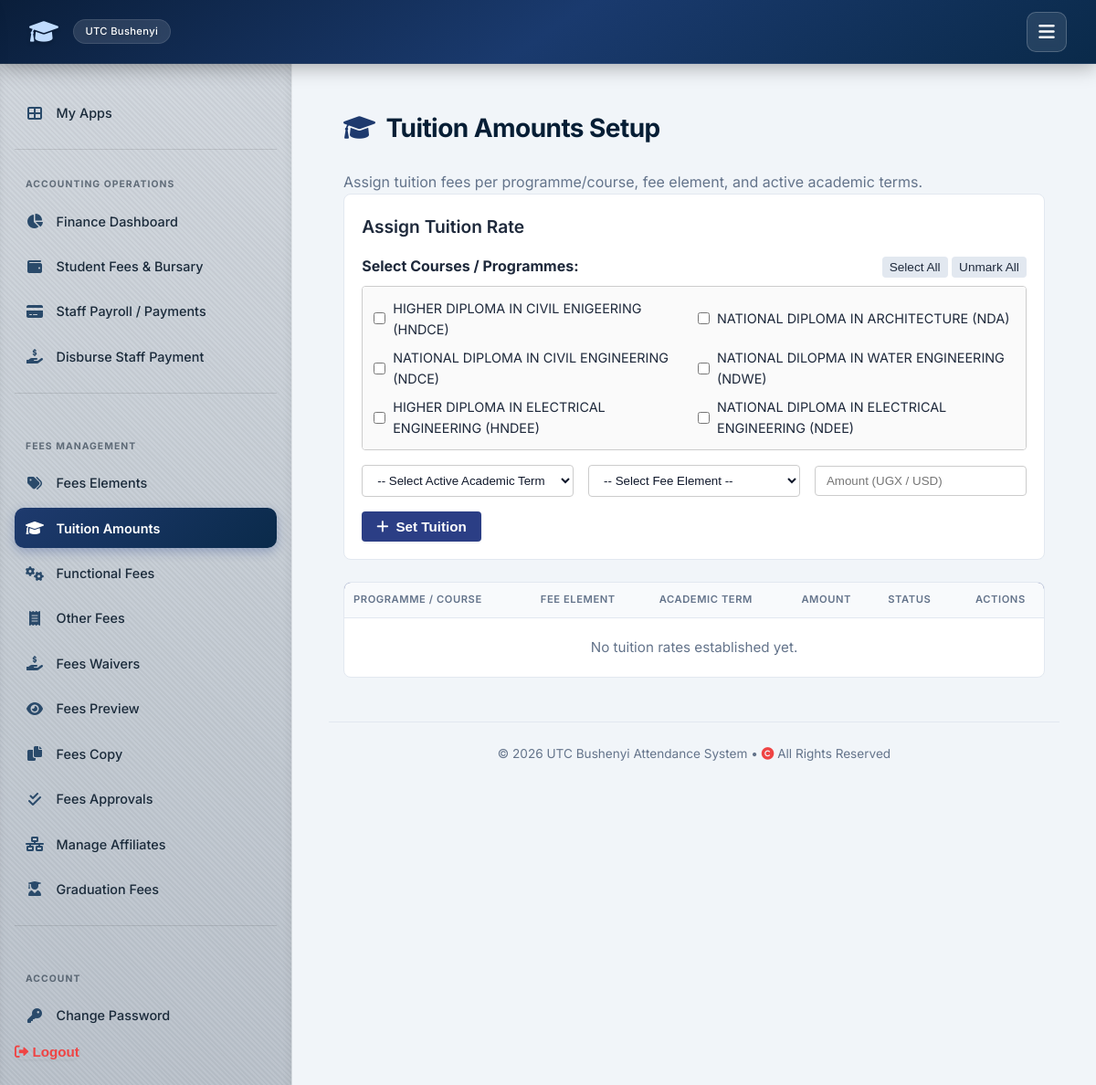
Screenshot of /fees/tuition/ (signed in) with the database file from the repository.
### attendance/models.py (models this page shows, shortened)
class Course(models.Model):
    APPROVAL_STATUS_CHOICES = [
        ('PENDING', 'Pending'),
        ('APPROVED', 'Approved'),
        ('REJECTED', 'Rejected'),
    ]
    STUDY_LEVEL_CHOICES = [
        ('CERTIFICATE', 'Certificate'),
        ('DIPLOMA', 'Diploma'),
        ('HIGHER DIPLOMA', 'Higher Diploma'),
        ('DEGREE', 'Degree'),
    ]
    code = models.CharField(max_length=20, primary_key=True, help_text="Maps to 'programme_code'.")
    name = models.CharField(max_length=255, help_text="Maps to 'programme_title'.")
    department = models.ForeignKey(Department, on_delete=models.SET_NULL, null=True, blank=True, related_name='courses')
    is_modular = models.BooleanField(
        default=False,
        help_text="Maps to 'is_modular' - whether the programme can be taken/enrolled module-by-module rather than as a full programme."
    )
    create_approval_status = models.CharField(
        max_length=20, choices=APPROVAL_STATUS_CHOICES, default='PENDING',
        help_text="Maps to 'create_approval_status' - approval state of this programme record in the source system."
    )
    duration_measure = models.CharField(
        max_length=20, default='YEAR', blank=True, null=True,
        help_text="Maps to 'duration_measure', e.g. YEAR. The unit that ProgrammeSetting.duration_years is counted in."
    )
    duration_measure_source_id = models.CharField(
        max_length=20, blank=True, null=True,
        help_text="Maps to 'duration_measure_id' - the source system's internal lookup id for duration_measure."
    )
    duration_measure_label = models.CharField(
        max_length=50, blank=True, null=True,
        help_text="Maps to 'duration_measure_label'. Always blank in the ALL_Programmes export seen so far, kept for forward compatibility."
    )
    study_level = models.CharField(
        max_length=30, choices=STUDY_LEVEL_CHOICES, blank=True, null=True,
        help_text="Maps to 'study_level', e.g. DIPLOMA, HIGHER DIPLOMA, CERTIFICATE."
    )
    study_level_source_id = models.CharField(
        max_length=20, blank=True, null=True,
        help_text="Maps to 'programme_study_level_id' - the source system's internal lookup id for study_level."
    )
    study_level_label = models.CharField(
        max_length=50, blank=True, null=True,
        help_text="Maps to 'study_level_label'. Always blank in the ALL_Programmes export seen so far, kept for forward compatibility."
    )
    award = models.CharField(
        max_length=100, blank=True, null=True,
        help_text="Maps to 'award' - the qualification awarded on completion. Mirrors study_level in the exports seen so far, but modelled separately since the source treats them as distinct fields."
    )
    award_label = models.CharField(
        max_length=100, blank=True, null=True,
        help_text="Maps to 'award_label'. Always blank in the ALL_Programmes export seen so far, kept for forward compatibility."
    )
    version_title = models.CharField(
        max_length=100, blank=True, null=True,
        help_text="Maps to 'version_title' - curriculum version label from the source system, when set."
    )

### attendance/views_admin.py (the view, shortened to what this page needs)
# urls.py: path('fees/tuition/', views_admin.tuition_amounts, name='tuition_amounts'),
@login_required
def tuition_amounts(request):
    tuitions = TuitionAmount.objects.select_related('course', 'term').all()
    courses = Course.objects.all()
    terms = AcademicTerm.objects.filter(is_current=True)
    fee_elements = FeeElement.objects.all()
    context = {
        'tuitions': tuitions,
        'courses': courses,
        'terms': terms,
        'fee_elements': fee_elements,
        'active_tab': 'tuition'
    }
    return render(request, 'attendance/tuition_amounts.html', context)

### attendance/context_processors.py (called while the page is built)
def institution_info(request):
    return {'institution': Institution.objects.first()}

### templates/attendance/tuition_amounts.html (shortened to what this page needs)
{% extends 'attendance/base.html' %}
{% block content %}
{% block sidebar %}
{% include "attendance/sidebar.html" %}
{% endblock %}
<div style="display: flex; gap: 1.5rem;">
    <div style="flex: 1; padding: 1rem;">
        <h2><i class="fas fa-graduation-cap"></i> Tuition Amounts Setup</h2>
        <p style="color: var(--text-muted);">Assign tuition fees per programme/course, fee element, and active academic terms.</p>
        <div style="margin-bottom: 1.5rem; background: #ffffff; padding: 1.2rem; border-radius: 8px; border: 1px solid var(--border);">
            <h3>Assign Tuition Rate</h3>
            <form method="POST" style="display: flex; flex-direction: column; gap: 1rem; margin-top: 1rem;">
                <div>
                    <div style="display: flex; justify-content: space-between; align-items: center; margin-bottom: 0.5rem;">
                        <label style="font-weight: bold; color: #1e293b;">Select Courses / Programmes:</label>
                        <div>
                            <button type="button" onclick="selectAllCourses(true)" class="action-btn" style="background: #e2e8f0; color: #1e293b;">Select All</button>
                            <button type="button" onclick="selectAllCourses(false)" class="action-btn" style="background: #e2e8f0; color: #1e293b;">Unmark All</button>
                        </div>
                    </div>
                    <div class="course-grid">
                        {% for c in courses %}
                        <label class="course-item">
                            <input type="checkbox" name="courses" value="{{ c.code }}" class="course-checkbox">
                            <span>{{ c.name }} ({{ c.code }})</span>
                        </label>
                        {% empty %}
                        <p style="color: #64748b; margin: 0;">No courses registered.</p>
                        {% endfor %}
                    </div>
                </div>
                <div style="display: flex; gap: 1rem; flex-wrap: wrap; align-items: center;">
                    <select name="term" required style="padding: 8px 12px; border-radius: 4px; border: 1px solid #ccc; flex: 1; min-width: 200px;">
                        <option value="" style="color: #0f172a; background-color: #ffffff;">-- Select Active Academic Term --</option>
                    </select>
                    <select name="fee_element" required style="padding: 8px 12px; border-radius: 4px; border: 1px solid #ccc; flex: 1; min-width: 200px;">
                        <option value="" style="color: #0f172a; background-color: #ffffff;">-- Select Fee Element --</option>
                    </select>
                    <input type="number" step="0.01" name="amount" placeholder="Amount (UGX / USD)" required style="padding: 8px 12px; border-radius: 4px; border: 1px solid #ccc; flex: 1; min-width: 160px;">
                    <button type="submit" class="btn" style="background: #2b3e85; color: white; padding: 8px 16px; border-radius: 4px; border: none; cursor: pointer; white-space: nowrap;">
                        <i class="fas fa-plus"></i> Set Tuition
                    </button>
                </div>
            </form>
        </div>
        <div style="background: #ffffff; border: 1px solid var(--border); border-radius: 8px; overflow: hidden;">
            <table style="width: 100%; border-collapse: collapse;">
                <thead>
                    <tr style="background: #2b3e85; color: white; text-align: left;">
                        <th style="padding: 10px;">Programme / Course</th>
                        <th style="padding: 10px;">Fee Element</th>
                        <th style="padding: 10px;">Academic Term</th>
                        <th style="padding: 10px;">Amount</th>
                        <th style="padding: 10px;">Status</th>
                        <th style="padding: 10px; text-align: center;">Actions</th>
                    </tr>
                </thead>
                <tbody>
                    {% for t in tuitions %}
                    <tr style="border-bottom: 1px solid #e2e8f0; color: #1e293b;">
                        <td style="padding: 10px; font-weight: bold;">{{ t.course.name }} ({{ t.course.code }})</td>
                        <td style="padding: 10px;">{{ t.fee_element.name|default:"Standard Tuition" }}</td>
                        <td style="padding: 10px;">{{ t.term }}</td>
                        <td style="padding: 10px;">{{ t.amount }}</td>
                        <td style="padding: 10px;">
                            <span style="padding: 3px 8px; border-radius: 12px; font-size: 0.8rem; background: #d1fae5; color: #065f46;">Configured</span>
                        </td>
                        <td style="padding: 10px; text-align: center;">
                            <select onchange="handleAction(this, '{{ t.id }}', '{{ t.amount }}', '{{ t.course.name|escapejs }}', '{{ t.fee_element_id }}')" style="padding: 4px 8px; border-radius: 4px; border: 1px solid #ccc; cursor: pointer;">
                                <option value="">-- Action --</option>
                                <option value="edit">Edit Amount</option>
                                <option value="delete">Delete</option>
                            </select>
                            <form id="delete-form-{{ t.id }}" method="POST" style="display: none;">
                                {% csrf_token %}
                                <input type="hidden" name="action" value="delete">
                                <input type="hidden" name="tuition_id" value="{{ t.id }}">
                            </form>
                        </td>
                    </tr>
                    {% empty %}
                    <tr>
                        <td colspan="6" style="padding: 20px; text-align: center; color: #64748b;">No tuition rates established yet.</td>
                    </tr>
                    {% endfor %}
                </tbody>
            </table>
        </div>
    </div>
</div>
{% endblock %}

### static/style.css (style rules this page uses)
:root { --primary: #0f3b3e; --primary-dark: #0c4e6d ; --primary-light: #e6f4f1; --secondary: #2c6e6b; --accent: #3b82f6; --success: #10b981; --success-light: #d1fae5; --danger: #ef4444; --danger-light: #fee2e2; --warning: #f59e0b; --warning-light: #fef3c7; --info: #3b82f6; --info-light: #dbeafe; --bg-main: #f1f5f9; --surface: #ffffff; --surface-hover: #f8fafc; --text-main: #0f172a; --text-muted: #64748b; --border: #e2e8f0; --shadow-sm: 0 1px 3px rgba(0,0,0,0.06); --shadow: 0 4px 12px rgba(0,0,0,0.08); --shadow-lg: 0 10px 30px rgba(0,0,0,0.12); --radius: 16px; --radius-sm: 10px; --transition: all 0.25s cubic-bezier(0.4, 0, 0.2, 1); --font: 'Inter', -apple-system, BlinkMacSystemFont, 'Segoe UI', Roboto, Helvetica, Arial, sans-serif; --nav-height: 70px; --sidebar-width: 320px; }
* { box-sizing: border-box; margin: 0; padding: 0; }
body { font-family: var(--font); background: var(--bg-main); color: var(--text-main); line-height: 1.6; min-height: 100vh; display: flex; flex-direction: column; }
h2 { font-size: 1.75rem; font-weight: 700; color: var(--primary-dark); margin-bottom: 1.5rem; letter-spacing: -0.02em; display: flex; align-items: center; gap: 0.75rem; }
h2 i { color: var(--secondary); }
h3 { font-size: 1.2rem; font-weight: 600; margin-bottom: 1rem; color: var(--text-main); }
table { width: 100%; border-collapse: collapse; font-size: 0.95rem; }
th, td { padding: 0.9rem 1.2rem; text-align: left; border-bottom: 1px solid var(--border); }
th { background: #f8fafc; font-weight: 600; color: var(--text-muted); text-transform: uppercase; font-size: 0.7rem; letter-spacing: 0.05em; }
tr:last-child td { border-bottom: none; }
tbody tr { transition: var(--transition); }
.btn { display: inline-flex; align-items: center; justify-content: center; gap: 0.5rem; background: linear-gradient(135deg, var(--secondary), var(--primary)); color: #fff; padding: 0.75rem 1.8rem; border: none; border-radius: 50px; font-weight: 600; font-size: 0.95rem; cursor: pointer; transition: var(--transition); box-shadow: var(--shadow-sm); text-decoration: none; }

### templates/attendance/base.html (style rules this page uses)
:root { --primary: #0a2a4a; --primary-dark: #061e35; --primary-light: #e6eff9; --secondary: #1e3a6e; --accent: #3b82f6; --success: #3b82f6; --success-light: #dbeafe; --danger: #ef4444; --danger-light: #fee2e2; --warning: #f59e0b; --warning-light: #fef3c7; --info: #3b82f6; --info-light: #dbeafe; --bg-main: #f1f5f9; --surface: #ffffff; --surface-hover: #f8fafc; --text-main: #1e293b; --text-muted: #64748b; --border: #e2e8f0; --shadow-sm: 0 1px 3px rgba(0,0,0,0.06); --shadow: 0 4px 12px rgba(0,0,0,0.08); --shadow-lg: 0 10px 30px rgba(0,0,0,0.12); --radius: 16px; --radius-sm: 10px; --transition: all 0.25s cubic-bezier(0.4, 0, 0.2, 1); --font: 'Inter', -apple-system, BlinkMacSystemFont, 'Segoe UI', Roboto, Helvetica, Arial, sans-serif; --nav-height: 70px; }
* { box-sizing: border-box; margin: 0; padding: 0; }
body { font-family: var(--font); background: var(--bg-main); color: var(--text-main); line-height: 1.6; min-height: 100vh; display: flex; flex-direction: column; }
h2 { font-size: 1.75rem; font-weight: 700; color: var(--primary-dark); margin-bottom: 1.5rem; letter-spacing: -0.02em; display: flex; align-items: center; gap: 0.75rem; }
h2 i { color: var(--secondary); }
h3 { font-size: 1.2rem; font-weight: 600; margin-bottom: 1rem; color: var(--text-main); }
table { width: 100%; border-collapse: collapse; font-size: 0.95rem; }
th, td { padding: 0.9rem 1.2rem; text-align: left; border-bottom: 1px solid var(--border); }
th { background: #f8fafc; font-weight: 600; color: var(--text-muted); text-transform: uppercase; font-size: 0.7rem; letter-spacing: 0.05em; }
.btn { display: inline-flex; align-items: center; justify-content: center; gap: 0.5rem; background: linear-gradient(135deg, var(--secondary), var(--primary)); color: #fff; padding: 0.75rem 1.8rem; border: none; border-radius: 50px; font-weight: 600; font-size: 0.95rem; cursor: pointer; transition: var(--transition); box-shadow: var(--shadow-sm); text-decoration: none; }

### templates/attendance/sidebar.html (style rules this page uses)
:root { --sidebar-width: 320px; }

### rows the page displays
Course: name "HIGHER DIPLOMA IN CIVIL ENIGEERING", code "HNDCE"
Course: name "NATIONAL DIPLOMA IN ARCHITECTURE", code "NDA"
Course: name "NATIONAL DIPLOMA IN CIVIL ENGINEERING", code "NDCE"
Course: name "NATIONAL DILOPMA IN WATER ENGINEERING", code "NDWE"
Course: name "HIGHER DIPLOMA IN ELECTRICAL ENGINEERING", code "HNDEE"
Course: name "NATIONAL DIPLOMA IN ELECTRICAL ENGINEERING", code "NDEE"
